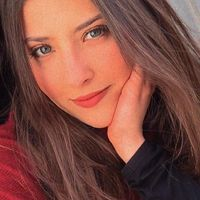
#> input picture Intermediate/gabor filter/img.jpg, 200 x 200 px
$ python -i Labeling.py   (imports and definitions only)
#> lines starting #> are read from the running program, lines starting #| are printed output that depends on the picture
import numpy as np
import cv2
import matplotlib.pyplot as plt


# [7 lines left out: function resise, not called in this run]


def colorer(image):
    imgcopy = cv2.cvtColor(image, cv2.COLOR_GRAY2BGR )
    imgcopy = cv2.cvtColor(imgcopy, cv2.COLOR_BGR2HSV )
    for i in range(imgcopy.shape[0]):
        for j in range(imgcopy.shape[1]):
            if image[i,j]!=0:
                imgcopy[i,j]=(image[i,j],150,150)
    imgcopy = cv2.cvtColor(imgcopy, cv2.COLOR_HSV2BGR )

    return imgcopy
# [223 lines left out: function methode, not called in this run]


# [22 lines not run here, left out]

>>> import cv2
>>> picture = cv2.imread('../gabor filter/img.jpg', cv2.IMREAD_GRAYSCALE)
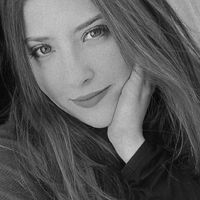
#> picture: shape (200, 200); min 0, max 218, mean 90.4
>>> result = colorer(picture)
#> in colorer, `imgcopy = cv2.cvtColor(imgcopy, cv2.COLOR_BGR2HSV )`: imgcopy: shape (200, 200, 3); mean H, S, V 0, 0, 90.4
#> after the loop in colorer, `for i in range(imgcopy.shape[0]):`: imgcopy: shape (200, 200, 3); mean H, S, V 90.4, 150, 150
#> in colorer, `imgcopy = cv2.cvtColor(imgcopy, cv2.COLOR_HSV2BGR )`:
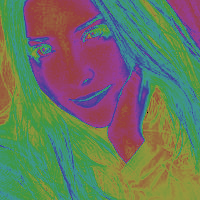
#> imgcopy: shape (200, 200, 3); mean B, G, R 95.3, 118.1, 104.9
